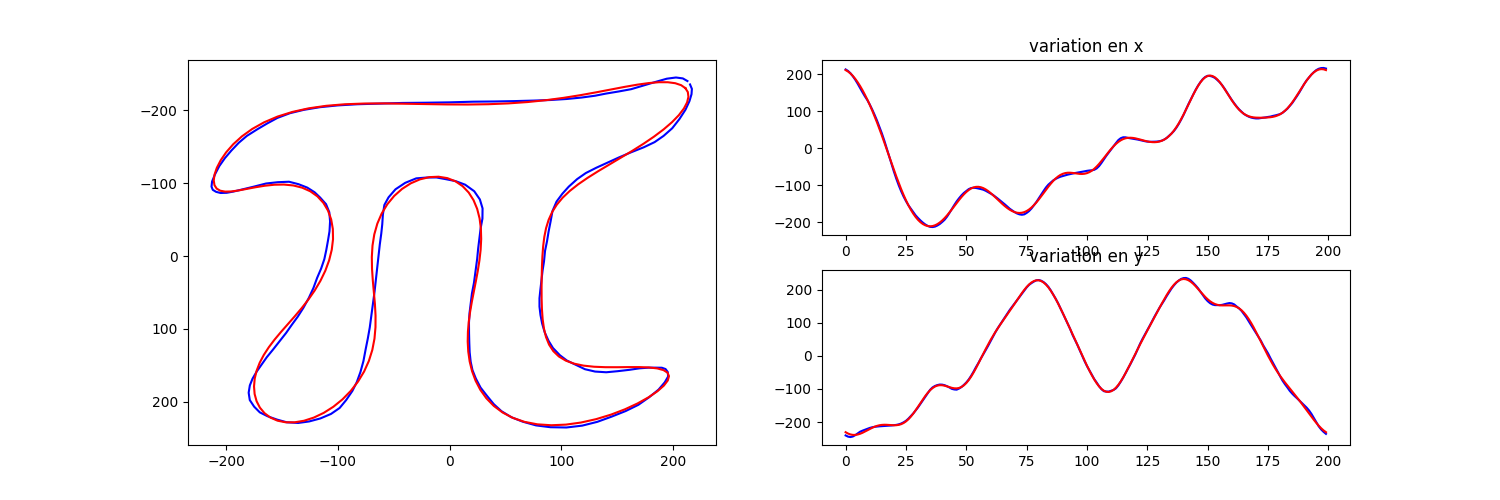

This figure's Python source:
import cv2
import matplotlib.pyplot as plt
import numpy as np 
from math import tau
from scipy.integrate import quad_vec
from tqdm import tqdm # for progress bar
import matplotlib.animation as animation 

from contours import Contours
class Epicycles(Contours):
    def __init__(self, path, number, order) -> None:
        super().__init__(path, number)
        self.order = order
        self.x_list = np.array([v[0] for v in self.liss]).astype(float)
        self.y_list = np.array([v[1] for v in self.liss]).astype(float)
        self.xlim_data = [np.min(self.x_list)*2, np.max(self.x_list)*2]
        self.ylim_data = [np.min(self.y_list)*2, np.max(self.y_list)*2]
        self.t_list = np.linspace(0, tau, len(self.x_list))
        print("datas", len(self.x_list))
        
        self.calcul_coeficients()
        self.plot_epicycles()
        self.showEpicycles()
        
    def f(self, t, t_list, x_list, y_list):
        "produit un nombre complexe (re + im j)"
        return np.interp(t, t_list, x_list + 1j * y_list)

    def calcul_coeficients(self):
        print("generating coefficients ...")
        # lets compute fourier coefficients from -order to order
        pbar = tqdm(total=(self.order * 2 + 1))

        self.c = []
        # we need to calculate the coefficients from -order to order
        for n in range(-self.order, self.order + 1):
            coef = 1 / tau * quad_vec(lambda t: self.f(t, self.t_list, self.x_list, self.y_list) * np.exp(-n * t * 1j), 0, tau, limit=100,
                                      full_output=1)[0]
            self.c.append(coef)
            pbar.update(1)
        pbar.close()
        print("completed generating coefficients.")
        self.c = np.array(self.c)

    def sort_coeff(self, coeffs):
        new_coeffs = []
        new_coeffs.append(coeffs[self.order])
        for i in range(1, self.order + 1):
            new_coeffs.extend([coeffs[self.order + i], coeffs[self.order - i]])
        return np.array(new_coeffs)
    
    def make_frame(self, i, time, coeffs):
        global pbar
        t = time[i]
       

        # exponential term to be multiplied with coefficient
        # this is responsible for making rotation of circle
        exp_term = np.array([np.exp(n * t * 1j) for n in range(-self.order, self.order + 1)])
        

        # sort the terms of fourier expression
        coeffs = self.sort_coeff(coeffs * exp_term)  # coeffs*exp_term makes the circle rotate.
        # coeffs itself gives only direction and size of circle
        # split into x and y coefficients
        x_coeffs = np.real(coeffs)
        y_coeffs = np.imag(coeffs)
        #print('x coef = ', x_coeffs)

        # center points for fisrt circle
        center_x, center_y = 0, 0

        # make all circles i.e epicycle
        for i, (x_coeff, y_coeff) in enumerate(zip(x_coeffs, y_coeffs)):
            # calculate radius of current circle
            r = np.linalg.norm([x_coeff, y_coeff])  # similar to magnitude: sqrt(x^2+y^2)

            # draw circle with given radius at given center points of circle
            # circumference points: x = center_x + r * cos(theta), y = center_y + r * sin(theta)
            theta = np.linspace(0, tau, num=50)  # theta should go from 0 to 2*PI to get all points of circle
            x, y = center_x + r * np.cos(theta), center_y + r * np.sin(theta)
            self.circles[i].set_data(x, y)

            # draw a line to indicate the direction of circle
            x, y = [center_x, center_x + x_coeff], [center_y, center_y + y_coeff]
            self.circle_lines[i].set_data(x, y)

            # calculate center for next circle
            center_x, center_y = center_x + x_coeff, center_y + y_coeff

        x, y = [0, center_x, center_x], [center_y, center_y, 0]
        self.lines[i].set_data(x, y)

        # center points now are points from last circle
        # these points are used as drawing points
        self.draw_x.append(center_x)
        self.draw_y.append(center_y)

        # draw the curve from last point
        self.drawing.set_data(self.draw_x, self.draw_y)

        # draw the real curve
        self.orig_drawing.set_data(self.x_list, self.y_list)


    def showEpicycles(self):
        self.draw_x, self.draw_y = [], []

        fig, ax = plt.subplots()

        # different plots to make epicycle
        # there are -order to order numbers of circles
        self.circles = [ax.plot([], [], 'r-')[0] for i in range(-self.order, self.order + 1)]
        #lines des coordonnées
        self.lines = [ax.plot([], [], 'g-')[0] for i in range(-self.order, self.order + 1)]
        # circle_lines are radius of each circles
        self.circle_lines = [ax.plot([], [], 'b-')[0] for i in range(-self.order, self.order + 1)]
        # drawing is plot of final drawing
        self.drawing, = ax.plot([], [], 'k-', linewidth=2)

        # original drawing
        self.orig_drawing, = ax.plot([], [], 'g-', linewidth=0.5)

        # to fix the size of figure so that the figure does not get cropped/trimmed
        ax.set_xlim(self.xlim_data[0], self.xlim_data[1])
        ax.set_ylim(self.ylim_data[0], self.ylim_data[1])

        ax.grid(False)
        #dessin des axes d'origine
        ax.axhline(y=0, color='k')
        ax.axvline(x=0, color='k')

        # to have symmetric axes
        ax.set_aspect('equal')

        
        time = np.linspace(0, tau, num=self.number)

        anim = animation.FuncAnimation(fig, self.make_frame, frames=self.number, fargs=(time, self.c), interval=100)
        ax.invert_yaxis()
        plt.show()
        
    def plot_epicycles(self):
        vx = []
        vy = []
        
        for t in self.t_list:
            exp_term = np.array([np.exp(n * t * 1j) for n in range(-self.order, self.order + 1)])
            coeffs = self.c*exp_term
            coeffs = self.sort_coeff(coeffs)
            x_coeffs = np.real(coeffs)
            y_coeffs = np.imag(coeffs)
            center_x, center_y = 0, 0
            for i, (x, y) in enumerate(zip(x_coeffs, y_coeffs)):
                center_x += x
                center_y += y
            vx.append(center_x)
            vy.append(center_y)

        fig = plt.figure(figsize=(15, 5))
        ax1 = fig.add_subplot(1, 2, 1)
        ax1.plot(self.x_list, self.y_list, 'b')
        ax1.plot(vx, vy, 'r')
        ax1.invert_yaxis()

        ax2 = fig.add_subplot(2, 2, 2)
        ax2.plot(self.x_list, 'b')
        ax2.plot(vx, 'r')
        ax2.set_title('variation en x')

        ax3 = fig.add_subplot(2, 2, 4)
        ax3.plot(self.y_list, 'b')
        ax3.plot(vy, 'r')
        ax3.set_title('variation en y')
        plt.show()
        #plt.savefig('epicycles.png')
        
        
if __name__=='__main__':
    path = 'pi.jpg'
    Epicycles(path, number=200, order=10)